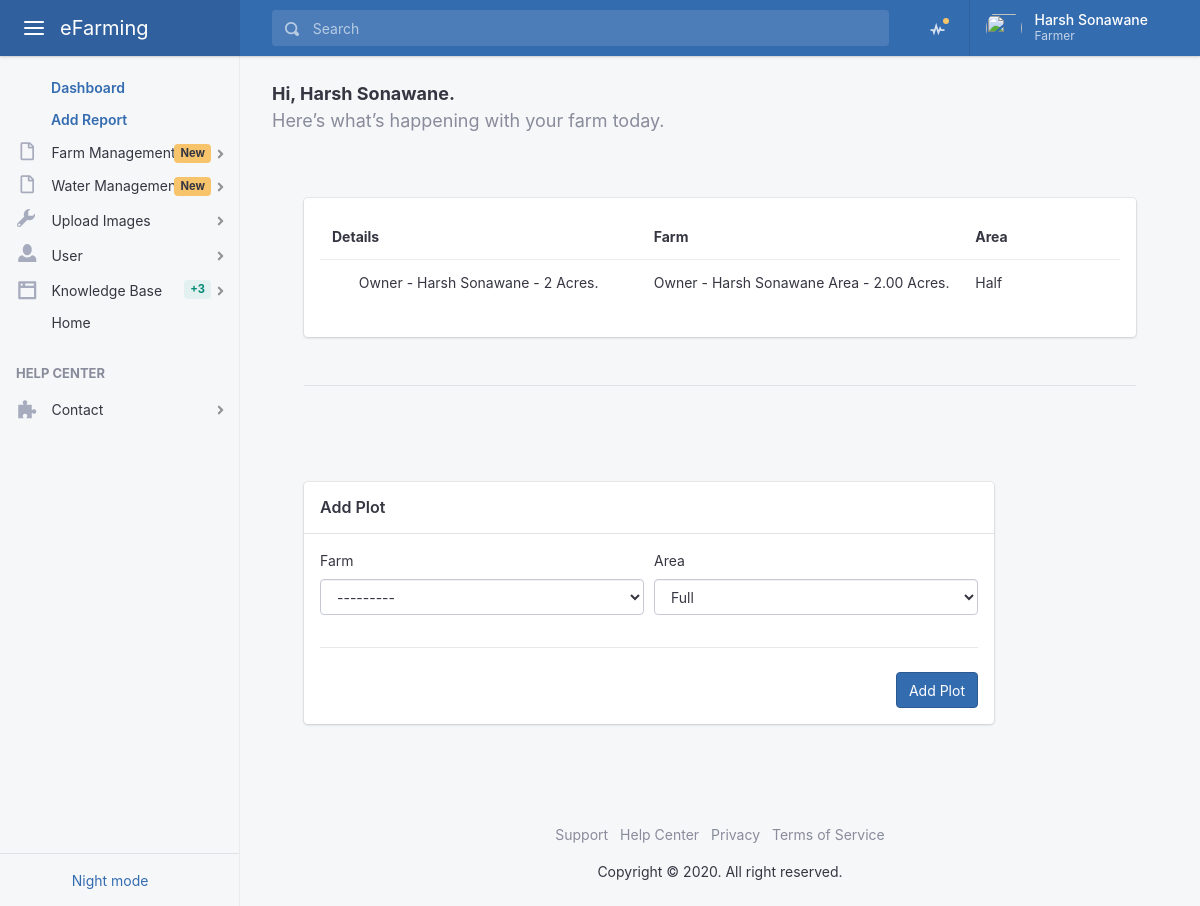
The app's page /user/plots/add/ (signed in) with its own data.
### user/models.py (models this page shows, shortened)
class Profile(models.Model):
    MALE = 1
    FEMALE = 2
    OTHER = 3
    GENDER_CHOICES = (
        (MALE, 'Male'),
        (FEMALE, 'Female'),
        (OTHER , 'Other'),
    )
    FARMER = 1
    DOCTOR = 2
    SHOP = 3
    TYPE_CHOICES = (
        (FARMER, 'Farmer'),
        (DOCTOR, 'Doctor'),
        (SHOP , 'Shop'),
    )
    user            = models.OneToOneField(User, on_delete=models.CASCADE)
    mobile          = models.IntegerField(null=True, blank=True)
    profile_image   = models.ImageField(upload_to='profile/%y/%m/%d/', blank=True)
    type            = models.PositiveSmallIntegerField(choices=TYPE_CHOICES, default=1)
    status          = models.BooleanField(default=False)
    created_on      = models.DateTimeField(auto_now_add=True)
    updated_on      = models.DateTimeField(auto_now=True)

### farm/models.py (models this page shows)
class Plots(models.Model):
    FULL = 1
    HALF = 2
    AREA_CHOICES = (
        (FULL, 'Full'),
        (HALF, 'Half'),
    )
    farm            = models.ForeignKey(Farm, on_delete=models.CASCADE)
    area            = models.PositiveSmallIntegerField(choices=AREA_CHOICES , default=1)
    is_active       = models.BooleanField(default=True)
    created         = models.DateTimeField(auto_now_add=True)
    updated         = models.DateTimeField(auto_now=True)
    def __str__(self):
        return 'Owner - ' + str(self.farm.owner.first_name) + ' ' + str(self.farm.owner.last_name) + ' - ' + str(self.area) + ' Acres.'

class Farm(models.Model):
    owner           = models.ForeignKey(User, on_delete=models.CASCADE)
    soil            = models.ForeignKey(Soil, on_delete=models.DO_NOTHING)
    location        = models.ForeignKey(Address, on_delete=models.DO_NOTHING)
    water_resource  = models.ForeignKey(WaterResource, on_delete=models.DO_NOTHING)
    area            = models.DecimalField(default=000.0, max_digits=300, decimal_places=2)
    is_active       = models.BooleanField(default=False)
    created         = models.DateTimeField(auto_now_add=True)
    updated         = models.DateTimeField(auto_now=True)
    def __str__(self):
        return 'Owner - ' + str(self.owner.first_name) + ' ' + str(self.owner.last_name) + ' Area - ' + str(self.area) + ' Acres.'

### user/views.py (the view)
# urls.py: path('plots/add/', views.add_plot, name='add_plot'),
@login_required
def add_plot(request):
    template = 'site/dashboard/add_plot.html'
    if request.method == 'POST':
                form = AddPlotsForm(request.user, request.POST or None, request.FILES or None)
                if form.is_valid():
                        post = form.save(commit=False)
                        post.owner = request.user
                        post.save()
                        messages.success(request, "Your farm has been created")
                        return redirect('user_home')
    else:
        objects = Plots.objects.filter(farm__owner=request.user)
        form = AddPlotsForm(request.user)
    context = {
        'form': form,
        'objects':objects,
    }
    return render(request, template, context)

### user/forms.py
class AddPlotsForm(forms.ModelForm):
    class Meta:
        model = Plots
        fields = ['farm', 'area']
        widgets = {
            "farm": forms.Select(attrs={'placeholder': 'farm', 'class': 'form-control', 'required': 'required', 'autofocus':'""'}),
            "area": forms.Select(attrs={'placeholder': 'area', 'class': 'form-control', 'required': 'required'})
        }
    def __init__(self, user, *args, **kwargs):
        super(AddPlotsForm, self).__init__(*args, **kwargs)
        self.fields['farm'].queryset = Farm.objects.filter(owner=user)

### templates/site/dashboard/add_plot.html (shortened to what this page needs)
{% extends 'site/base.html' %}
{% load static %}
{% block content %}
{% include 'partials/header.html' %}
{% include 'partials/aside.html' %}
  <main class="app-main">
    <div class="wrapper">
      <div class="page">
        <div class="page-inner">
          <header class="page-title-bar">
            <div class="d-flex flex-column flex-md-row">
              <p class="lead">
                <span class="font-weight-bold">Hi, {{ user.first_name }} {{ user.last_name }}.</span> <span class="d-block text-muted"> {{ cord }} Here’s what’s happening with your farm today.</span>
              </p>
            </div>
          </header>
          <div class="page-inner">
            <div class="page-section">
              <div class="card card-fluid">
                <div class="card-body">
                  <table id="myTable" class="table">
                    <thead>
                      <tr>
                        <th colspan="2" style="min-width: 320px;">
                          Details
                        </th>
                        <th> Farm </th>
                        <th> Area </th>
                        <th style="width:100px; min-width:100px;"> &nbsp; </th>
                      </tr>
                    </thead>
                    <tbody>
                      {% for obj in objects %}
                      <tr>
                        <td></td>
                        <td>{{ obj }}</td>
                        <td>{{ obj.farm }}</td>
                        <td>{{ obj.get_area_display }}</td>
                      </tr>
                      {% endfor %}
                    </tbody>
                  </table>
                </div>
              </div>
              <hr class="my-5">
            </div>
          </div>
          <div class="page-inner">
            <div class="page-section">
              <div class="row">
                <div class="col-lg-10">
                  <div class="card card-fluid">
                    <h6 class="card-header"> Add Plot </h6>
                    <div class="card-body">
                      <form method="POST" action="{% url 'add_plot' %}">{% csrf_token %}
                        <div class="form-row">
                          <div class="col-md-6 mb-3">
                            <label for="input01">Farm</label> {{ form.farm }}
                          </div>
                          <div class="col-md-6 mb-3">
                            <label for="input02">Area</label> {{ form.area }}
                          </div>
                        </div>
                        <hr>
                        <div class="form-actions">
                          <button type="submit" class="btn btn-primary text-nowrap ml-auto">Add Plot</button>
                        </div>
                      </form>
                    </div>
                  </div>
                </div>
              </div>
            </div>
          </div>
        </div>
      </div>
    </div>
    <footer class="app-footer">
      <ul class="list-inline">
        <li class="list-inline-item">
          <a class="text-muted" href="#">Support</a>
        </li>
        <li class="list-inline-item">
          <a class="text-muted" href="#">Help Center</a>
        </li>
        <li class="list-inline-item">
          <a class="text-muted" href="#">Privacy</a>
        </li>
        <li class="list-inline-item">
          <a class="text-muted" href="#">Terms of Service</a>
        </li>
      </ul>
      <div class="copyright"> Copyright © 2020. All right reserved. </div>
    </footer>
  </main>
{% endblock %}

### templates/partials/header.html (shortened to what this page needs)
{% load static %}
<header class="app-header app-header-dark">
    <div class="top-bar">
      <div class="top-bar-brand">
        <button class="hamburger hamburger-squeeze mr-2" type="button" data-toggle="aside-menu" aria-label="toggle aside menu"><span class="hamburger-box"><span class="hamburger-inner"></span></span></button>
        <a href="{% url 'user_home' %}">
            eFarming
           </a>
      </div>
      <div class="top-bar-list">
        <div class="top-bar-item top-bar-item-full">
          <form class="top-bar-search">
            <div class="input-group input-group-search dropdown">
              <div class="input-group-prepend">
                <span class="input-group-text"><span class="oi oi-magnifying-glass"></span></span>
              </div><input type="text" class="form-control" data-toggle="dropdown" aria-label="Search" placeholder="Search">
            </div>
          </form>
        </div>
        <div class="top-bar-item top-bar-item-right px-0 d-none d-sm-flex">
          <ul class="header-nav nav">
            <li class="nav-item dropdown header-nav-dropdown has-notified">
              <a class="nav-link" href="#" data-toggle="dropdown" aria-haspopup="true" aria-expanded="false"><span class="oi oi-pulse"></span></a>
            </li>
          </ul>
          <div class="dropdown d-flex">
            <button class="btn-account d-none d-md-flex" type="button" data-toggle="dropdown" aria-haspopup="true" aria-expanded="false"><span class="user-avatar user-avatar-md"><img src="assets/images/avatars/profile.jpg" alt=""></span> <span class="account-summary pr-lg-4 d-none d-lg-block"><span class="account-name">{{ user.first_name }} {{ user.last_name }}</span> <span class="account-description">{{ user.profile.get_type_display }}</span></span></button>
          </div>
        </div>
      </div>
    </div>
  </header>

### records on screen
Plots: farm+area "Owner - Harsh Sonawane - 2 Acres.", farm "Owner - Harsh Sonawane Area - 2.00 Acres.", area "Half"

### other values on screen
{{ user.first_name }} "Harsh"
{{ user.last_name }} "Sonawane"
{{ user.profile.get_type_display }} "Farmer"
